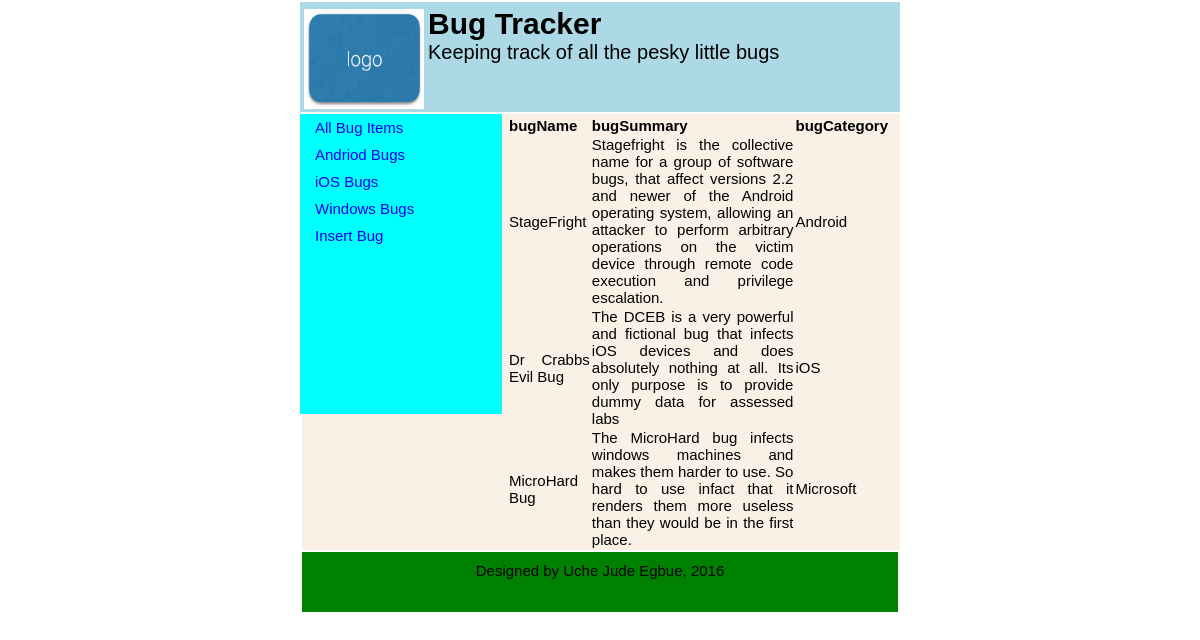
The page /showbugs.php on the database its author committed.
### tables this page shows
CREATE TABLE `bugtracker` (
  `bugID` int(11) NOT NULL AUTO_INCREMENT,
  `bugName` varchar(50) NOT NULL,
  `bugSummary` varchar(400) NOT NULL,
  `bugCategory` varchar(50) NOT NULL,
  PRIMARY KEY (`bugID`)
);

### showbugs.php (the view, shortened to what this page needs)
<!DOCTYPE html>
<html lang="en">
<head>
    <link rel="stylesheet" href="style.css">
</head>
<body>
<div class="container">
    <header>
        <img id="logo" src="logo.png" alt="logo"/>
        <h1>Bug Tracker</h1>
        <p id = p1>Keeping track of all the pesky little bugs</p>
    </header>
    <contect>
        <div class="nav">
            <nav>
                <li><a href="bugs.html">All Bug Items</a>
                </li>
                <li><a href="androidbugs.html">Andriod Bugs</a></li>
                <li><a href="iosbugs.html">iOS Bugs</a></li>
                <li><a href="windowsbugs.html">Windows Bugs</a></li>
                <li><a href="insertbug.html">Insert Bug</a></li>
            </nav>
        </div>
        <div class="para">
            <?php
            include('connect.php');
            $sql = "SELECT bugName, bugSummary, bugCategory
            FROM bugtracker ";
            $result = mysqli_query($db,$sql);
            echo "
            <table>
                <tr>
                    <th>bugName </th>
                    <th>bugSummary</th>
                    <th>bugCategory</th>
                </tr> ";
                if(mysqli_num_rows($result)>0){
                while($row = mysqli_fetch_assoc($result)){
                echo "<tr>
                    <td>".$row['bugName']."</td>
                    <td>".$row['bugSummary']."</td>
                    <td>".$row['bugCategory']."</td>
                </tr>";
                }
                }
                echo "</table>";
?>
        </div>
    <footer>
        Designed by Uche Jude Egbue, 2016
    </footer>
</div>
</body>
</html>

### style.css (style rules this page uses)
* { padding:0; margin:0; font-size: 15px; font-family: sans-serif; }
body { width: 600px; margin-left: auto; margin-right: auto; }
.nav { float: left; width:200px; padding-right: 2px; background-color: aqua; margin-right: 5px; height: 300px; margin-bottom:2px; position:relative; }
#logo { width:120px; height: 100px; float: left; margin-right: 2px; padding: 2px; }
footer { height: 50px; clear: both; text-align:center; background-color: green; padding-top: 10px; margin: 2px; }
.para { background-color: linen; padding-right:10px; padding-left: 10px; padding-top: 1px; margin-bottom:2px; margin-top:2px; margin-left: 2px; text-align:justify; }
header { background-color:lightblue; padding: 2px; height: 100px; padding-top: 5px; padding-bottom: 5px; margin-top: 2px; margin-bottom: 2px; }
header h1 { font-size: 30px; }
a { text-decoration: none; padding: 10px; }
li { list-style: none; padding: 5px; }
#p1 { font-size: 20px; }

### rows shown on the page
bugtracker: bugName "StageFright", bugSummary "Stagefright is the collective name for a group of software bugs, that affect versions 2.2 and newer of the Android operating system, allowing an attacker to perform arbitrary operations on the victim device through remote code execution and privilege escalation.", bugCategory "Android"
bugtracker: bugName "Dr Crabbs Evil Bug", bugSummary "The DCEB is a very powerful and fictional bug that infects iOS devices and does absolutely nothing at all. Its only purpose is to provide dummy data for assessed labs", bugCategory "iOS"
bugtracker: bugName "MicroHard Bug", bugSummary "The MicroHard bug infects windows machines and makes them harder to use. So hard to use infact that it renders them more useless than they would be in the first place.", bugCategory "Microsoft"
